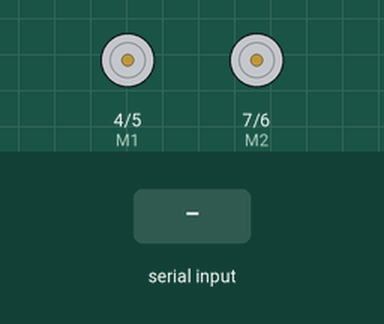
A sketch run on a simulated Arduino Uno, built with avr-gcc and run on an emulated ATmega328P. On the bench: direction and speed pins drawn as motors (green arrow = direction pin HIGH = forward, orange = LOW = backward, longer = more drive). The test bench sets the inputs (shaded band).

Above: at 1.2 s.
1.3 s: "w" received over the second serial link
At 1.8 s:
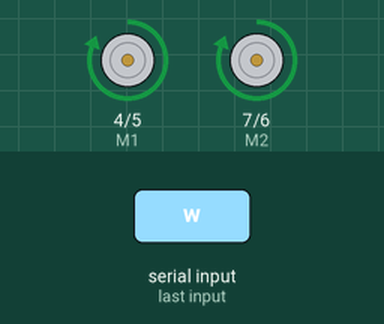
2.8 s: "s" received over the second serial link
At 4.0 s:
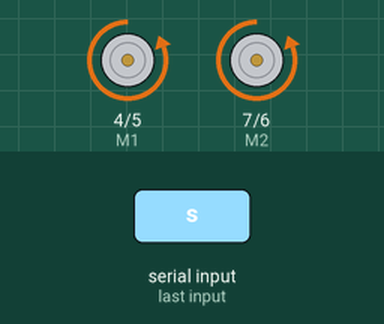
4.3 s: "d" received over the second serial link
At 5.3 s:
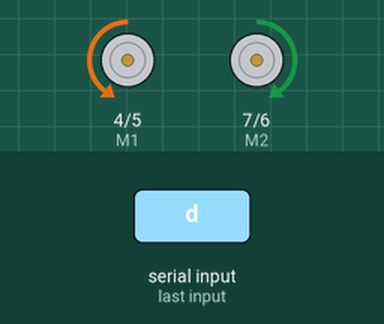
5.8 s: "a" received over the second serial link
At 6.5 s:
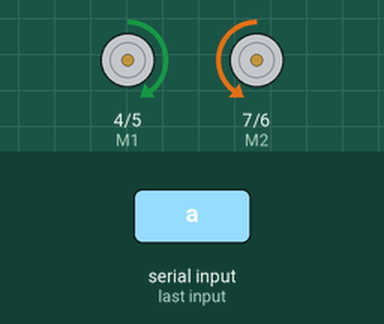
7.3 s: "x" received over the second serial link
At 7.6 s:
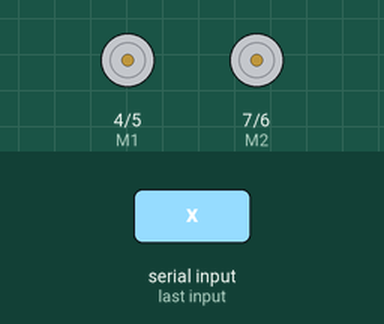
8.8 s: "w" received over the second serial link
At 9.9 s:
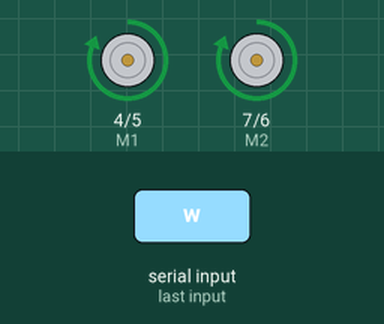
Timing chart, 0 to 11.3 s (numbered marks = the images above; inputs shaded):
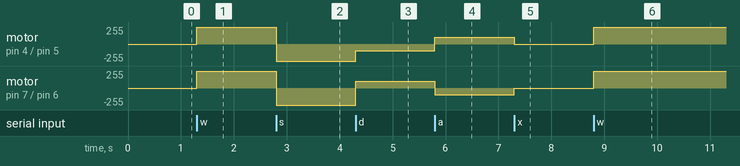

The sketch:

ARchie_basic.ino
```cpp
#include <SoftwareSerial.h>

SoftwareSerial bluetooth(9, 8);

//Standard PWM DC control
int E1 = 5;     //M1 Speed Control
int E2 = 6;     //M2 Speed Control
int M1 = 4;    //M1 Direction Control
int M2 = 7;    //M1 Direction Control
void stop(void)                    //Stop
{
  digitalWrite(E1, LOW);
  digitalWrite(E2, LOW);
}
void advance(char a, char b)         //Move forward
{
  analogWrite (E1, a);     //PWM Speed Control
  digitalWrite(M1, HIGH);
  analogWrite (E2, b);
  digitalWrite(M2, HIGH);
}
void back_off (char a, char b)         //Move backward
{
  analogWrite (E1, a);
  digitalWrite(M1, LOW);
  analogWrite (E2, b);
  digitalWrite(M2, LOW);
}
void turn_L (char a, char b)            //Turn Left
{
  analogWrite (E1, a);
  digitalWrite(M1, LOW);
  analogWrite (E2, b);
  digitalWrite(M2, HIGH);
}
void turn_R (char a, char b)            //Turn Right
{
  analogWrite (E1, a);
  digitalWrite(M1, HIGH);
  analogWrite (E2, b);
  digitalWrite(M2, LOW);
}

void setup(void)
{
  int i;
  for (i = 4; i <= 7; i++)
    pinMode(i, OUTPUT);
//Serial.begin(9600);      //Set Baud Rate
  bluetooth.begin(9600);
  bluetooth.println("Bluetooth Control Activated");
  //Serial.println("Keyboard control Activated");
}

void loop(void)
{
  if (bluetooth.available() > 0) {
    char val = bluetooth.read();
    if (val != -1)
    {
      switch (val)
      {
        case 'w'://Move Forward
          advance (255, 255);  //move forward in max speed
          break;
        case 's'://Move Backward
          back_off (255, 255);  //move back in max speed
          break;
        case 'd'://Turn Left
          turn_L (100, 100);
          break;
        case 'a'://Turn Right
          turn_R (100, 100);
          break;
        case 'z':
      //    Serial.println("Serial Ready");
          bluetooth.println("Bluetooth Ready");
          break;
        case 'x':
          stop();
          break;
      }
    }
    else stop();
  }
}
```

Measured:
- after the input at 1.3 s, motor on pin 4 (M1) / pin 5 (E1), motor on pin 7 (M2) / pin 6 (E2): stopped → forward 255/255 at once
- after the input at 2.8 s, motor on pin 4 (M1) / pin 5 (E1), motor on pin 7 (M2) / pin 6 (E2): forward 255/255 → backward 255/255 at once
- after the input at 4.3 s, motor on pin 4 (M1) / pin 5 (E1): backward 255/255 → backward 100/255 at once; motor on pin 7 (M2) / pin 6 (E2): backward 255/255 → forward 100/255 at once
- after the input at 5.8 s, motor on pin 4 (M1) / pin 5 (E1): backward 100/255 → forward 100/255 at once; motor on pin 7 (M2) / pin 6 (E2): forward 100/255 → backward 100/255 at once
- after the input at 7.3 s, motor on pin 4 (M1) / pin 5 (E1): forward 100/255 → stopped at once; motor on pin 7 (M2) / pin 6 (E2): backward 100/255 → stopped at once
- after the input at 8.8 s, motor on pin 4 (M1) / pin 5 (E1), motor on pin 7 (M2) / pin 6 (E2): stopped → forward 255/255 at once
